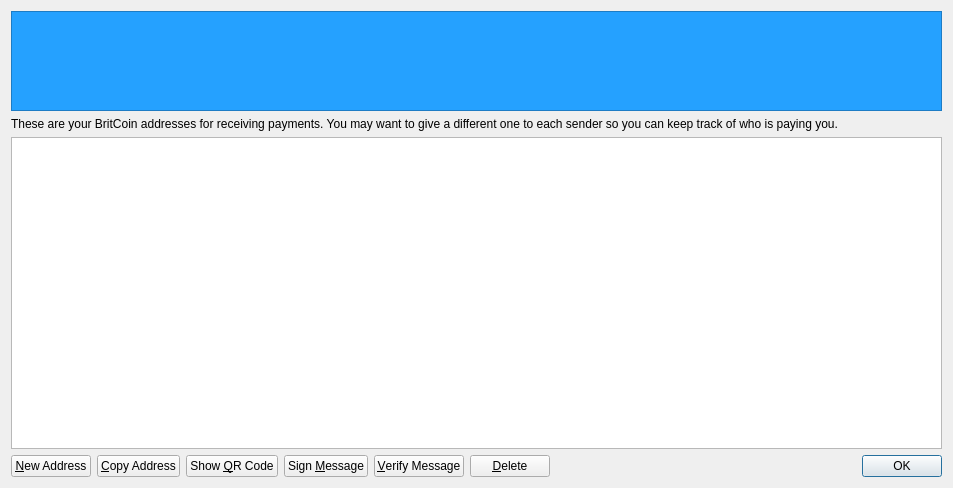
<?xml version="1.0" encoding="UTF-8"?>
<ui version="4.0">
 <class>AddressBookPage</class>
 <widget class="QWidget" name="AddressBookPage">
  <property name="geometry">
   <rect>
    <x>0</x>
    <y>0</y>
    <width>953</width>
    <height>488</height>
   </rect>
  </property>
  <property name="windowTitle">
   <string>Address Book</string>
  </property>
  <layout class="QVBoxLayout" name="verticalLayout">
   <item>
    <widget class="QLabel" name="label">
     <property name="minimumSize">
      <size>
       <width>931</width>
       <height>100</height>
      </size>
     </property>
     <property name="font">
      <font>
       <pointsize>14</pointsize>
       <weight>75</weight>
       <bold>true</bold>
      </font>
     </property>
     <property name="layoutDirection">
      <enum>Qt::LeftToRight</enum>
     </property>
     <property name="autoFillBackground">
      <bool>false</bool>
     </property>
     <property name="styleSheet">
      <string notr="true">background-color: rgb(37, 161, 255);</string>
     </property>
     <property name="frameShape">
      <enum>QFrame::StyledPanel</enum>
     </property>
     <property name="text">
      <string/>
     </property>
     <property name="pixmap">
      <pixmap resource="../bitcoin.qrc">:/images/top_logo</pixmap>
     </property>
     <property name="scaledContents">
      <bool>true</bool>
     </property>
     <property name="alignment">
      <set>Qt::AlignCenter</set>
     </property>
     <property name="wordWrap">
      <bool>true</bool>
     </property>
    </widget>
   </item>
   <item>
    <widget class="QLabel" name="labelExplanation">
     <property name="text">
      <string>These are your BritCoin addresses for receiving payments. You may want to give a different one to each sender so you can keep track of who is paying you.</string>
     </property>
     <property name="textFormat">
      <enum>Qt::PlainText</enum>
     </property>
     <property name="wordWrap">
      <bool>true</bool>
     </property>
    </widget>
   </item>
   <item>
    <widget class="QTableView" name="tableView">
     <property name="contextMenuPolicy">
      <enum>Qt::CustomContextMenu</enum>
     </property>
     <property name="toolTip">
      <string>Double-click to edit address or label</string>
     </property>
     <property name="tabKeyNavigation">
      <bool>false</bool>
     </property>
     <property name="alternatingRowColors">
      <bool>true</bool>
     </property>
     <property name="selectionMode">
      <enum>QAbstractItemView::SingleSelection</enum>
     </property>
     <property name="selectionBehavior">
      <enum>QAbstractItemView::SelectRows</enum>
     </property>
     <property name="sortingEnabled">
      <bool>true</bool>
     </property>
     <attribute name="verticalHeaderVisible">
      <bool>false</bool>
     </attribute>
    </widget>
   </item>
   <item>
    <layout class="QHBoxLayout" name="horizontalLayout">
     <item>
      <widget class="QPushButton" name="newAddressButton">
       <property name="toolTip">
        <string>Create a new address</string>
       </property>
       <property name="text">
        <string>&amp;New Address</string>
       </property>
       <property name="icon">
        <iconset resource="../bitcoin.qrc">
         <normaloff>:/icons/add</normaloff>:/icons/add</iconset>
       </property>
      </widget>
     </item>
     <item>
      <widget class="QPushButton" name="copyToClipboard">
       <property name="toolTip">
        <string>Copy the currently selected address to the system clipboard</string>
       </property>
       <property name="text">
        <string>&amp;Copy Address</string>
       </property>
       <property name="icon">
        <iconset resource="../bitcoin.qrc">
         <normaloff>:/icons/editcopy</normaloff>:/icons/editcopy</iconset>
       </property>
      </widget>
     </item>
     <item>
      <widget class="QPushButton" name="showQRCode">
       <property name="text">
        <string>Show &amp;QR Code</string>
       </property>
       <property name="icon">
        <iconset resource="../bitcoin.qrc">
         <normaloff>:/icons/qrcode</normaloff>:/icons/qrcode</iconset>
       </property>
      </widget>
     </item>
     <item>
      <widget class="QPushButton" name="signMessage">
       <property name="toolTip">
        <string>Sign a message to prove you own a BritCoin address</string>
       </property>
       <property name="text">
        <string>Sign &amp;Message</string>
       </property>
       <property name="icon">
        <iconset resource="../bitcoin.qrc">
         <normaloff>:/icons/edit</normaloff>:/icons/edit</iconset>
       </property>
      </widget>
     </item>
     <item>
      <widget class="QPushButton" name="verifyMessage">
       <property name="toolTip">
        <string>Verify a message to ensure it was signed with a specified BritCoin address</string>
       </property>
       <property name="text">
        <string>&amp;Verify Message</string>
       </property>
       <property name="icon">
        <iconset resource="../bitcoin.qrc">
         <normaloff>:/icons/transaction_0</normaloff>:/icons/transaction_0</iconset>
       </property>
      </widget>
     </item>
     <item>
      <widget class="QPushButton" name="deleteButton">
       <property name="toolTip">
        <string>Delete the currently selected address from the list</string>
       </property>
       <property name="text">
        <string>&amp;Delete</string>
       </property>
       <property name="icon">
        <iconset resource="../bitcoin.qrc">
         <normaloff>:/icons/remove</normaloff>:/icons/remove</iconset>
       </property>
      </widget>
     </item>
     <item>
      <spacer name="horizontalSpacer">
       <property name="orientation">
        <enum>Qt::Horizontal</enum>
       </property>
       <property name="sizeHint" stdset="0">
        <size>
         <width>40</width>
         <height>20</height>
        </size>
       </property>
      </spacer>
     </item>
     <item>
      <widget class="QDialogButtonBox" name="buttonBox">
       <property name="sizePolicy">
        <sizepolicy hsizetype="Maximum" vsizetype="Fixed">
         <horstretch>0</horstretch>
         <verstretch>0</verstretch>
        </sizepolicy>
       </property>
       <property name="standardButtons">
        <set>QDialogButtonBox::Ok</set>
       </property>
      </widget>
     </item>
    </layout>
   </item>
  </layout>
 </widget>
 <resources>
  <include location="../bitcoin.qrc"/>
 </resources>
 <connections/>
</ui>
